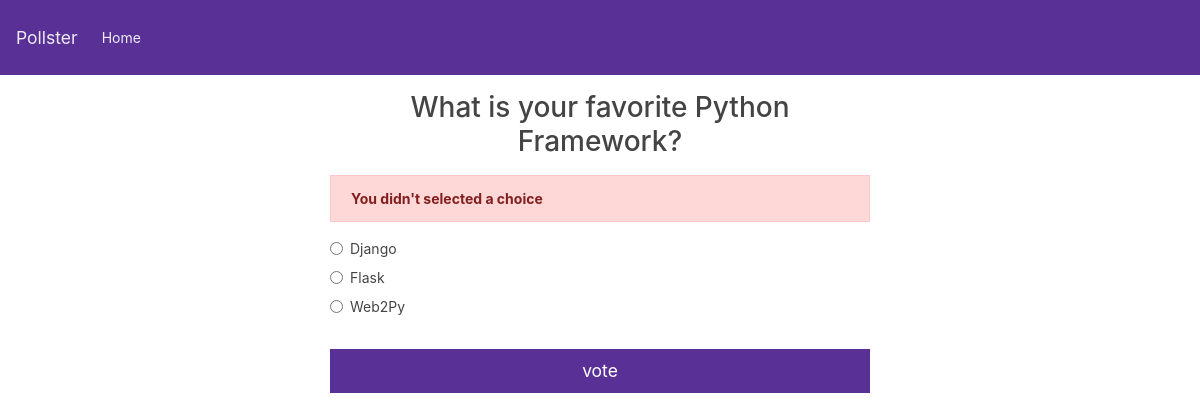
Page /polls/1/vote on the committed database.
### polls/models.py (models this page shows, shortened)
class Question(models.Model):
  question_text = models.CharField(max_length=200)
  pub_date = models.DateTimeField('date published')

class Choice(models.Model):
  question = models.ForeignKey(Question, on_delete=models.CASCADE)
  choice_text = models.CharField(max_length=200)
  votes = models.IntegerField(default=0)

### polls/views.py (the view)
# urls.py: path('<int:question_id>/vote', views.vote, name='vote'),
def vote(request, question_id):
  question = get_object_or_404(Question, pk=question_id)
  try:
    selected_choice = question.choice_set.get(pk=request.POST['choice'])
  except (KeyError, Choice.DoesNotExist):
    return render(request, 'polls/detail.html', {
      'question': question,
      'error_message': "You didn't selected a choice"
    })
  else:
    selected_choice.votes += 1
    selected_choice.save()
    return HttpResponseRedirect(reverse('polls:results', args=(question.id,)))

### templates/polls/detail.html (shortened to what this page needs)
{% extends 'base.html' %}
{% block content %}
  <h2 class="text-center mb-3">
    {{question.question_text}}
  </h2>
{% if error_message %}
  <p class="alert alert-danger">
    <strong> {{error_message}} </strong>
  </p>
{% endif %}
<form action="{% url 'polls:vote' question.id %}" method="post">
  {% for choice in question.choice_set.all %}
    <div class="form-check">
      <input
        type="radio"
        name="choice"
        class="form-check-input"
        id="choice{{forloop.counter}}"
        value="{{ choice.id }}"
        >
        <label for="choice{{ forloop.counter }}"> {{choice.choice_text}} </label>
    </div>
  {% endfor %}
  <input type="submit" value="vote" class="btn btn-primary btn-lg btn-block mt-4">
</form>
{% endblock %}

### rows in the picture
Question: question_text "What is your favorite Python Framework?"
Choice: choice_text "Django"
Choice: choice_text "Flask"
Choice: choice_text "Web2Py"

### other values in the picture
{{ error_message }} "You didn't selected a choice"
